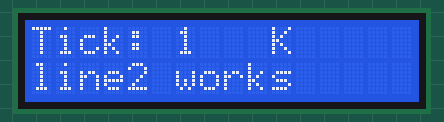
A sketch run on a simulated ESP32. On the bench: 16×2 character LCD. What the sketch prints to the serial monitor is not drawn.

Above: at 1.2 s.
At 5.2 s:
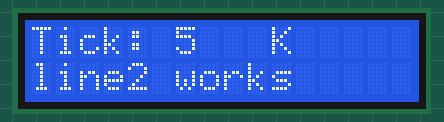
At 10.2 s:
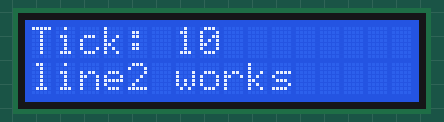
At 19.2 s:
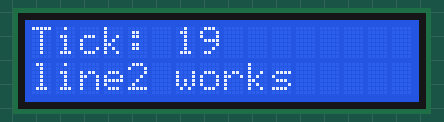
At 28.2 s:
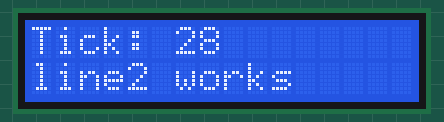
At 38.2 s:
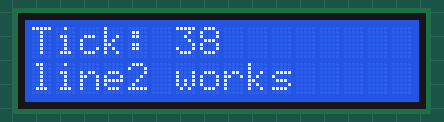

Measured:
- what the display in image 0 shows lasts 1.0 s, from 1.1 s to 2.1 s

The sketch:

test_lcd.ino
```cpp
/*
 * Standalone bring-up sketch: 16x2 I2C LCD only.
 *
 * Board: ESP32-WROOM-32. LCD (PCF8574 backpack), SDA=GPIO21, SCL=GPIO22.
 * Default I2C address assumed 0x27 -- if lcd.init() produces a blank
 * screen, this sketch first scans the I2C bus and logs every address
 * found, since 0x3F is the other common backpack address.
 *
 * Open Serial Monitor at 115200 baud.
 */

#include <LiquidCrystal_I2C.h>
#include <Wire.h>

#define LCD_ADDR 0x27
LiquidCrystal_I2C lcd(LCD_ADDR, 16, 2);

void scanI2CBus() {
  Serial.println("[lcd] Scanning I2C bus...");
  uint8_t found = 0;
  for (uint8_t addr = 1; addr < 127; addr++) {
    Wire.beginTransmission(addr);
    uint8_t err = Wire.endTransmission();
    if (err == 0) {
      Serial.print("[lcd] Device found at 0x");
      Serial.println(addr, HEX);
      found++;
    }
  }
  if (found == 0) {
    Serial.println("[lcd] No I2C devices found. Check SDA=21/SCL=22 wiring and power.");
  } else {
    Serial.print("[lcd] Total devices found: ");
    Serial.println(found);
  }
}

void setup() {
  Serial.begin(115200);
  delay(1000);
  Serial.println();
  Serial.println("[lcd] Test sketch starting...");

  Wire.begin(21, 22);
  scanI2CBus();

  Serial.print("[lcd] Calling lcd.init() at address 0x");
  Serial.println(LCD_ADDR, HEX);
  lcd.init();
  lcd.backlight();
  Serial.println("[lcd] init() + backlight() done.");

  lcd.setCursor(0, 0);
  lcd.print("LCD test OK");
  lcd.setCursor(0, 1);
  lcd.print("line2 works");
  Serial.println("[lcd] Printed static test text. If the screen is blank, check contrast pot / 0x3F address.");
}

void loop() {
  static unsigned long lastToggle = 0;
  static uint32_t counter = 0;

  if (millis() - lastToggle >= 1000) {
    lastToggle = millis();
    counter++;

    lcd.setCursor(0, 0);
    lcd.print("Tick: ");
    lcd.print(counter);
    lcd.print("   ");  // pad to clear leftover digits

    Serial.print("[lcd] tick=");
    Serial.println(counter);
  }
}
```
